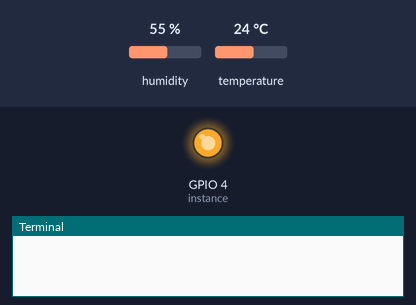
A program run on a simulated Raspberry Pi (BCM pin numbers). On the bench: output pins drawn as LEDs (lit = HIGH), the last lines printed to the terminal. The test bench sets the inputs (shaded band); at power-on: humidity 55 %, temperature 24 °C. Library files of the repository ran but are not shown: dht11.py.

Above: at 0.01 s.
At 1.2 s:
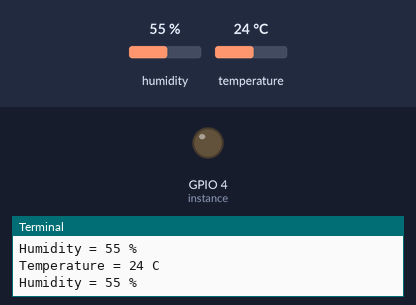
1.3 s: humidity set to 22 %
2.8 s: temperature set to 12 °C
4.3 s: humidity set to 40 %
Timing chart, 0 to 7.3 s (numbered marks = the images above; inputs shaded):
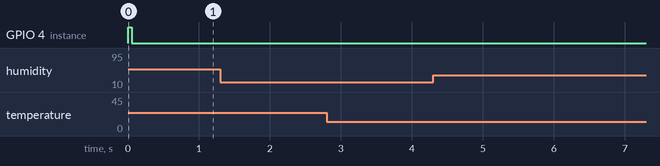

The program:

dht11_sensor.py
```python
import dht11
import time
import RPi.GPIO as GPIO
GPIO.setmode(GPIO.BCM)
instance = dht11.DHT11(4)
while 1:
    result = instance.read()
    error = result.error_code
    if error == 0:
        print 'Temperature =',result.temperature,'C'
        print 'Humidity =',result.humidity,'%'
        time.sleep(1)
    else:
	print "Please Wait"
	time.sleep(1)
```
